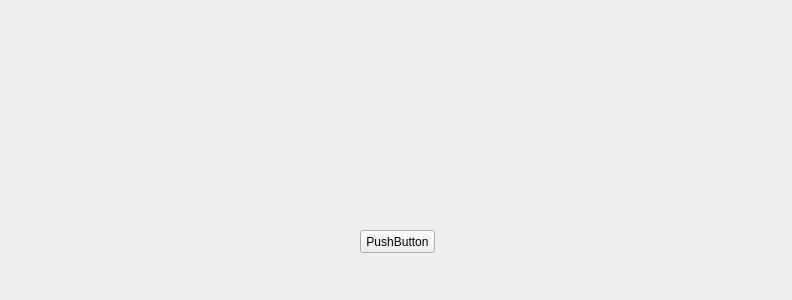
<?xml version="1.0" encoding="UTF-8"?>
<ui version="4.0">
 <class>Systemnumber</class>
 <widget class="QWidget" name="Systemnumber">
  <property name="geometry">
   <rect>
    <x>0</x>
    <y>0</y>
    <width>792</width>
    <height>300</height>
   </rect>
  </property>
  <property name="windowTitle">
   <string>Form</string>
  </property>
  <widget class="QLabel" name="task">
   <property name="geometry">
    <rect>
     <x>20</x>
     <y>20</y>
     <width>131</width>
     <height>31</height>
    </rect>
   </property>
   <property name="text">
    <string/>
   </property>
  </widget>
  <widget class="QPushButton" name="next">
   <property name="geometry">
    <rect>
     <x>360</x>
     <y>230</y>
     <width>75</width>
     <height>23</height>
    </rect>
   </property>
   <property name="text">
    <string>PushButton</string>
   </property>
  </widget>
 </widget>
 <resources/>
 <connections/>
</ui>
